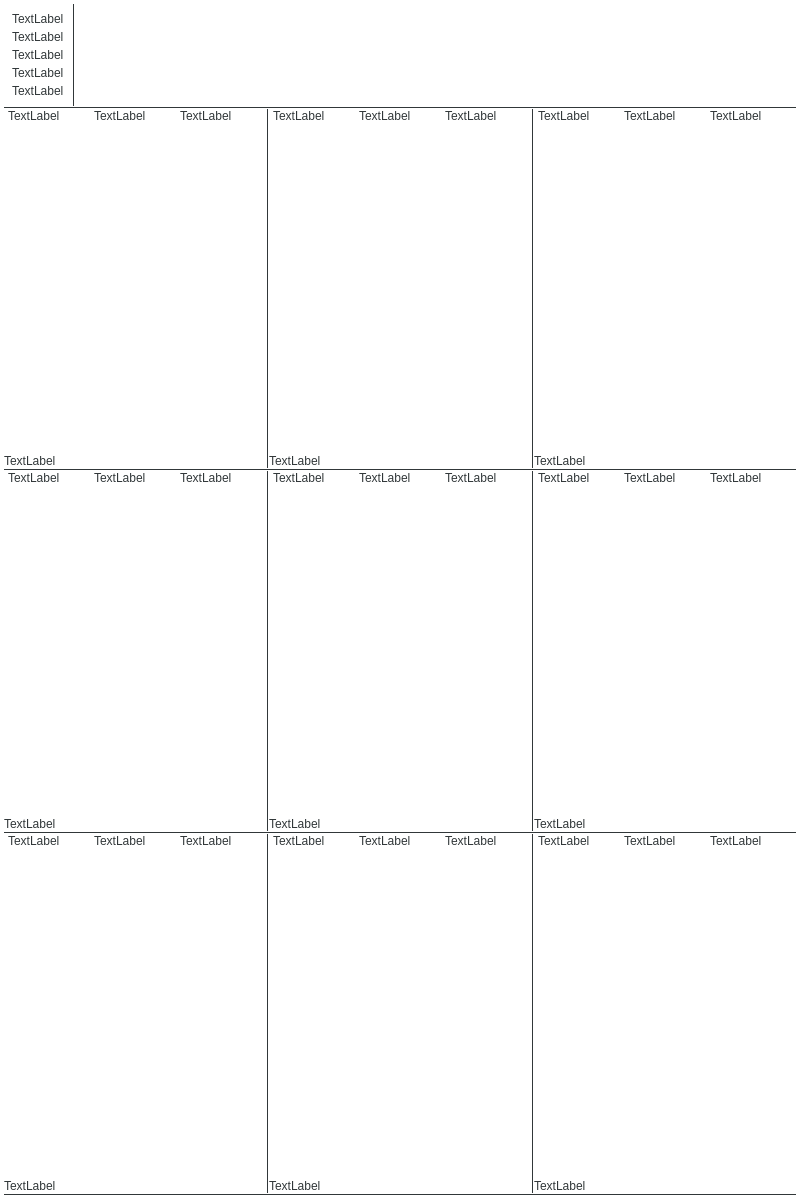
<?xml version="1.0" encoding="UTF-8"?>
<ui version="4.0">
 <class>ReportPreview</class>
 <widget class="QWidget" name="ReportPreview">
  <property name="geometry">
   <rect>
    <x>0</x>
    <y>0</y>
    <width>800</width>
    <height>1200</height>
   </rect>
  </property>
  <property name="palette">
   <palette>
    <active>
     <colorrole role="WindowText">
      <brush brushstyle="SolidPattern">
       <color alpha="255">
        <red>49</red>
        <green>55</green>
        <blue>57</blue>
       </color>
      </brush>
     </colorrole>
     <colorrole role="Button">
      <brush brushstyle="SolidPattern">
       <color alpha="255">
        <red>255</red>
        <green>255</green>
        <blue>255</blue>
       </color>
      </brush>
     </colorrole>
     <colorrole role="Midlight">
      <brush brushstyle="SolidPattern">
       <color alpha="255">
        <red>255</red>
        <green>255</green>
        <blue>255</blue>
       </color>
      </brush>
     </colorrole>
     <colorrole role="Dark">
      <brush brushstyle="SolidPattern">
       <color alpha="255">
        <red>255</red>
        <green>255</green>
        <blue>255</blue>
       </color>
      </brush>
     </colorrole>
     <colorrole role="Mid">
      <brush brushstyle="SolidPattern">
       <color alpha="255">
        <red>255</red>
        <green>255</green>
        <blue>255</blue>
       </color>
      </brush>
     </colorrole>
     <colorrole role="Text">
      <brush brushstyle="SolidPattern">
       <color alpha="255">
        <red>49</red>
        <green>55</green>
        <blue>57</blue>
       </color>
      </brush>
     </colorrole>
     <colorrole role="ButtonText">
      <brush brushstyle="SolidPattern">
       <color alpha="255">
        <red>49</red>
        <green>55</green>
        <blue>57</blue>
       </color>
      </brush>
     </colorrole>
     <colorrole role="Base">
      <brush brushstyle="SolidPattern">
       <color alpha="255">
        <red>255</red>
        <green>255</green>
        <blue>255</blue>
       </color>
      </brush>
     </colorrole>
     <colorrole role="Window">
      <brush brushstyle="SolidPattern">
       <color alpha="255">
        <red>255</red>
        <green>255</green>
        <blue>255</blue>
       </color>
      </brush>
     </colorrole>
     <colorrole role="Shadow">
      <brush brushstyle="SolidPattern">
       <color alpha="255">
        <red>255</red>
        <green>255</green>
        <blue>255</blue>
       </color>
      </brush>
     </colorrole>
     <colorrole role="AlternateBase">
      <brush brushstyle="SolidPattern">
       <color alpha="255">
        <red>255</red>
        <green>255</green>
        <blue>255</blue>
       </color>
      </brush>
     </colorrole>
    </active>
    <inactive>
     <colorrole role="WindowText">
      <brush brushstyle="SolidPattern">
       <color alpha="255">
        <red>49</red>
        <green>55</green>
        <blue>57</blue>
       </color>
      </brush>
     </colorrole>
     <colorrole role="Button">
      <brush brushstyle="SolidPattern">
       <color alpha="255">
        <red>255</red>
        <green>255</green>
        <blue>255</blue>
       </color>
      </brush>
     </colorrole>
     <colorrole role="Midlight">
      <brush brushstyle="SolidPattern">
       <color alpha="255">
        <red>255</red>
        <green>255</green>
        <blue>255</blue>
       </color>
      </brush>
     </colorrole>
     <colorrole role="Dark">
      <brush brushstyle="SolidPattern">
       <color alpha="255">
        <red>255</red>
        <green>255</green>
        <blue>255</blue>
       </color>
      </brush>
     </colorrole>
     <colorrole role="Mid">
      <brush brushstyle="SolidPattern">
       <color alpha="255">
        <red>255</red>
        <green>255</green>
        <blue>255</blue>
       </color>
      </brush>
     </colorrole>
     <colorrole role="Text">
      <brush brushstyle="SolidPattern">
       <color alpha="255">
        <red>49</red>
        <green>55</green>
        <blue>57</blue>
       </color>
      </brush>
     </colorrole>
     <colorrole role="ButtonText">
      <brush brushstyle="SolidPattern">
       <color alpha="255">
        <red>49</red>
        <green>55</green>
        <blue>57</blue>
       </color>
      </brush>
     </colorrole>
     <colorrole role="Base">
      <brush brushstyle="SolidPattern">
       <color alpha="255">
        <red>255</red>
        <green>255</green>
        <blue>255</blue>
       </color>
      </brush>
     </colorrole>
     <colorrole role="Window">
      <brush brushstyle="SolidPattern">
       <color alpha="255">
        <red>255</red>
        <green>255</green>
        <blue>255</blue>
       </color>
      </brush>
     </colorrole>
     <colorrole role="Shadow">
      <brush brushstyle="SolidPattern">
       <color alpha="255">
        <red>255</red>
        <green>255</green>
        <blue>255</blue>
       </color>
      </brush>
     </colorrole>
     <colorrole role="AlternateBase">
      <brush brushstyle="SolidPattern">
       <color alpha="255">
        <red>255</red>
        <green>255</green>
        <blue>255</blue>
       </color>
      </brush>
     </colorrole>
    </inactive>
    <disabled>
     <colorrole role="WindowText">
      <brush brushstyle="SolidPattern">
       <color alpha="255">
        <red>255</red>
        <green>255</green>
        <blue>255</blue>
       </color>
      </brush>
     </colorrole>
     <colorrole role="Button">
      <brush brushstyle="SolidPattern">
       <color alpha="255">
        <red>255</red>
        <green>255</green>
        <blue>255</blue>
       </color>
      </brush>
     </colorrole>
     <colorrole role="Midlight">
      <brush brushstyle="SolidPattern">
       <color alpha="255">
        <red>255</red>
        <green>255</green>
        <blue>255</blue>
       </color>
      </brush>
     </colorrole>
     <colorrole role="Dark">
      <brush brushstyle="SolidPattern">
       <color alpha="255">
        <red>255</red>
        <green>255</green>
        <blue>255</blue>
       </color>
      </brush>
     </colorrole>
     <colorrole role="Mid">
      <brush brushstyle="SolidPattern">
       <color alpha="255">
        <red>255</red>
        <green>255</green>
        <blue>255</blue>
       </color>
      </brush>
     </colorrole>
     <colorrole role="Text">
      <brush brushstyle="SolidPattern">
       <color alpha="255">
        <red>255</red>
        <green>255</green>
        <blue>255</blue>
       </color>
      </brush>
     </colorrole>
     <colorrole role="ButtonText">
      <brush brushstyle="SolidPattern">
       <color alpha="255">
        <red>255</red>
        <green>255</green>
        <blue>255</blue>
       </color>
      </brush>
     </colorrole>
     <colorrole role="Base">
      <brush brushstyle="SolidPattern">
       <color alpha="255">
        <red>255</red>
        <green>255</green>
        <blue>255</blue>
       </color>
      </brush>
     </colorrole>
     <colorrole role="Window">
      <brush brushstyle="SolidPattern">
       <color alpha="255">
        <red>255</red>
        <green>255</green>
        <blue>255</blue>
       </color>
      </brush>
     </colorrole>
     <colorrole role="Shadow">
      <brush brushstyle="SolidPattern">
       <color alpha="255">
        <red>255</red>
        <green>255</green>
        <blue>255</blue>
       </color>
      </brush>
     </colorrole>
     <colorrole role="AlternateBase">
      <brush brushstyle="SolidPattern">
       <color alpha="255">
        <red>255</red>
        <green>255</green>
        <blue>255</blue>
       </color>
      </brush>
     </colorrole>
    </disabled>
   </palette>
  </property>
  <property name="windowTitle">
   <string>ReportPreview</string>
  </property>
  <layout class="QVBoxLayout" name="PageLayout">
   <property name="spacing">
    <number>0</number>
   </property>
   <property name="leftMargin">
    <number>4</number>
   </property>
   <property name="topMargin">
    <number>4</number>
   </property>
   <property name="rightMargin">
    <number>4</number>
   </property>
   <property name="bottomMargin">
    <number>4</number>
   </property>
   <item>
    <layout class="QHBoxLayout" name="HeaderLayout">
     <property name="spacing">
      <number>0</number>
     </property>
     <property name="leftMargin">
      <number>0</number>
     </property>
     <property name="topMargin">
      <number>0</number>
     </property>
     <property name="rightMargin">
      <number>0</number>
     </property>
     <property name="bottomMargin">
      <number>0</number>
     </property>
     <item>
      <layout class="QVBoxLayout" name="ProjectInfoLayout">
       <property name="spacing">
        <number>4</number>
       </property>
       <property name="leftMargin">
        <number>8</number>
       </property>
       <property name="topMargin">
        <number>8</number>
       </property>
       <property name="rightMargin">
        <number>8</number>
       </property>
       <property name="bottomMargin">
        <number>8</number>
       </property>
       <item>
        <widget class="QLabel" name="label">
         <property name="sizePolicy">
          <sizepolicy hsizetype="Preferred" vsizetype="Maximum">
           <horstretch>0</horstretch>
           <verstretch>0</verstretch>
          </sizepolicy>
         </property>
         <property name="text">
          <string>TextLabel</string>
         </property>
        </widget>
       </item>
       <item>
        <widget class="QLabel" name="label_2">
         <property name="sizePolicy">
          <sizepolicy hsizetype="Preferred" vsizetype="Maximum">
           <horstretch>0</horstretch>
           <verstretch>0</verstretch>
          </sizepolicy>
         </property>
         <property name="text">
          <string>TextLabel</string>
         </property>
        </widget>
       </item>
       <item>
        <widget class="QLabel" name="label_3">
         <property name="sizePolicy">
          <sizepolicy hsizetype="Preferred" vsizetype="Maximum">
           <horstretch>0</horstretch>
           <verstretch>0</verstretch>
          </sizepolicy>
         </property>
         <property name="text">
          <string>TextLabel</string>
         </property>
        </widget>
       </item>
       <item>
        <widget class="QLabel" name="label_4">
         <property name="sizePolicy">
          <sizepolicy hsizetype="Preferred" vsizetype="Maximum">
           <horstretch>0</horstretch>
           <verstretch>0</verstretch>
          </sizepolicy>
         </property>
         <property name="text">
          <string>TextLabel</string>
         </property>
        </widget>
       </item>
       <item>
        <widget class="QLabel" name="label_5">
         <property name="sizePolicy">
          <sizepolicy hsizetype="Preferred" vsizetype="Maximum">
           <horstretch>0</horstretch>
           <verstretch>0</verstretch>
          </sizepolicy>
         </property>
         <property name="text">
          <string>TextLabel</string>
         </property>
        </widget>
       </item>
      </layout>
     </item>
     <item>
      <widget class="Line" name="line_2">
       <property name="frameShadow">
        <enum>QFrame::Plain</enum>
       </property>
       <property name="orientation">
        <enum>Qt::Vertical</enum>
       </property>
      </widget>
     </item>
     <item>
      <widget class="QWidget" name="BigImageWidget" native="true">
       <property name="sizePolicy">
        <sizepolicy hsizetype="MinimumExpanding" vsizetype="Preferred">
         <horstretch>0</horstretch>
         <verstretch>0</verstretch>
        </sizepolicy>
       </property>
      </widget>
     </item>
    </layout>
   </item>
   <item>
    <layout class="QVBoxLayout" name="PiecesLayout">
     <property name="spacing">
      <number>0</number>
     </property>
     <item>
      <widget class="Line" name="line">
       <property name="frameShadow">
        <enum>QFrame::Plain</enum>
       </property>
       <property name="orientation">
        <enum>Qt::Horizontal</enum>
       </property>
      </widget>
     </item>
     <item>
      <layout class="QHBoxLayout" name="PiecesRowLayout">
       <property name="spacing">
        <number>0</number>
       </property>
       <item>
        <layout class="QVBoxLayout" name="ImageLayout">
         <property name="spacing">
          <number>0</number>
         </property>
         <item>
          <layout class="QHBoxLayout" name="ImageHeaderLayout">
           <property name="spacing">
            <number>0</number>
           </property>
           <property name="leftMargin">
            <number>4</number>
           </property>
           <item>
            <widget class="QLabel" name="label_8">
             <property name="sizePolicy">
              <sizepolicy hsizetype="Ignored" vsizetype="Maximum">
               <horstretch>0</horstretch>
               <verstretch>0</verstretch>
              </sizepolicy>
             </property>
             <property name="text">
              <string>TextLabel</string>
             </property>
            </widget>
           </item>
           <item>
            <widget class="QLabel" name="label_9">
             <property name="sizePolicy">
              <sizepolicy hsizetype="Ignored" vsizetype="Maximum">
               <horstretch>0</horstretch>
               <verstretch>0</verstretch>
              </sizepolicy>
             </property>
             <property name="text">
              <string>TextLabel</string>
             </property>
            </widget>
           </item>
           <item>
            <widget class="QLabel" name="label_7">
             <property name="sizePolicy">
              <sizepolicy hsizetype="Ignored" vsizetype="Maximum">
               <horstretch>0</horstretch>
               <verstretch>0</verstretch>
              </sizepolicy>
             </property>
             <property name="text">
              <string>TextLabel</string>
             </property>
            </widget>
           </item>
          </layout>
         </item>
         <item>
          <widget class="QWidget" name="widget_6" native="true">
           <property name="sizePolicy">
            <sizepolicy hsizetype="Preferred" vsizetype="MinimumExpanding">
             <horstretch>0</horstretch>
             <verstretch>0</verstretch>
            </sizepolicy>
           </property>
           <widget class="QLabel" name="label_10">
            <property name="geometry">
             <rect>
              <x>140</x>
              <y>100</y>
              <width>71</width>
              <height>20</height>
             </rect>
            </property>
            <property name="text">
             <string/>
            </property>
           </widget>
          </widget>
         </item>
         <item>
          <widget class="QLabel" name="label_6">
           <property name="sizePolicy">
            <sizepolicy hsizetype="Ignored" vsizetype="Maximum">
             <horstretch>0</horstretch>
             <verstretch>0</verstretch>
            </sizepolicy>
           </property>
           <property name="text">
            <string>TextLabel</string>
           </property>
          </widget>
         </item>
        </layout>
       </item>
       <item>
        <widget class="Line" name="line_2">
         <property name="sizePolicy">
          <sizepolicy hsizetype="Fixed" vsizetype="Minimum">
           <horstretch>0</horstretch>
           <verstretch>0</verstretch>
          </sizepolicy>
         </property>
         <property name="frameShadow">
          <enum>QFrame::Plain</enum>
         </property>
         <property name="orientation">
          <enum>Qt::Vertical</enum>
         </property>
        </widget>
       </item>
       <item>
        <layout class="QVBoxLayout" name="ImageLayout">
         <property name="spacing">
          <number>0</number>
         </property>
         <item>
          <layout class="QHBoxLayout" name="ImageHeaderLayout_2">
           <property name="spacing">
            <number>0</number>
           </property>
           <property name="leftMargin">
            <number>4</number>
           </property>
           <item>
            <widget class="QLabel" name="label_8">
             <property name="sizePolicy">
              <sizepolicy hsizetype="Ignored" vsizetype="Maximum">
               <horstretch>0</horstretch>
               <verstretch>0</verstretch>
              </sizepolicy>
             </property>
             <property name="text">
              <string>TextLabel</string>
             </property>
            </widget>
           </item>
           <item>
            <widget class="QLabel" name="label_9">
             <property name="sizePolicy">
              <sizepolicy hsizetype="Ignored" vsizetype="Maximum">
               <horstretch>0</horstretch>
               <verstretch>0</verstretch>
              </sizepolicy>
             </property>
             <property name="text">
              <string>TextLabel</string>
             </property>
            </widget>
           </item>
           <item>
            <widget class="QLabel" name="label_7">
             <property name="sizePolicy">
              <sizepolicy hsizetype="Ignored" vsizetype="Maximum">
               <horstretch>0</horstretch>
               <verstretch>0</verstretch>
              </sizepolicy>
             </property>
             <property name="text">
              <string>TextLabel</string>
             </property>
            </widget>
           </item>
          </layout>
         </item>
         <item>
          <widget class="QWidget" name="widget_6" native="true">
           <property name="sizePolicy">
            <sizepolicy hsizetype="Preferred" vsizetype="MinimumExpanding">
             <horstretch>0</horstretch>
             <verstretch>0</verstretch>
            </sizepolicy>
           </property>
          </widget>
         </item>
         <item>
          <widget class="QLabel" name="label_6">
           <property name="sizePolicy">
            <sizepolicy hsizetype="Ignored" vsizetype="Maximum">
             <horstretch>0</horstretch>
             <verstretch>0</verstretch>
            </sizepolicy>
           </property>
           <property name="text">
            <string>TextLabel</string>
           </property>
          </widget>
         </item>
        </layout>
       </item>
       <item>
        <widget class="Line" name="line_2">
         <property name="frameShadow">
          <enum>QFrame::Plain</enum>
         </property>
         <property name="orientation">
          <enum>Qt::Vertical</enum>
         </property>
        </widget>
       </item>
       <item>
        <layout class="QVBoxLayout" name="ImageLayout">
         <property name="spacing">
          <number>0</number>
         </property>
         <item>
          <layout class="QHBoxLayout" name="ImageHeaderLayout_3">
           <property name="spacing">
            <number>0</number>
           </property>
           <property name="leftMargin">
            <number>4</number>
           </property>
           <item>
            <widget class="QLabel" name="label_8">
             <property name="sizePolicy">
              <sizepolicy hsizetype="Ignored" vsizetype="Maximum">
               <horstretch>0</horstretch>
               <verstretch>0</verstretch>
              </sizepolicy>
             </property>
             <property name="text">
              <string>TextLabel</string>
             </property>
            </widget>
           </item>
           <item>
            <widget class="QLabel" name="label_9">
             <property name="sizePolicy">
              <sizepolicy hsizetype="Ignored" vsizetype="Maximum">
               <horstretch>0</horstretch>
               <verstretch>0</verstretch>
              </sizepolicy>
             </property>
             <property name="text">
              <string>TextLabel</string>
             </property>
            </widget>
           </item>
           <item>
            <widget class="QLabel" name="label_7">
             <property name="sizePolicy">
              <sizepolicy hsizetype="Ignored" vsizetype="Maximum">
               <horstretch>0</horstretch>
               <verstretch>0</verstretch>
              </sizepolicy>
             </property>
             <property name="text">
              <string>TextLabel</string>
             </property>
            </widget>
           </item>
          </layout>
         </item>
         <item>
          <widget class="QWidget" name="widget_6" native="true">
           <property name="sizePolicy">
            <sizepolicy hsizetype="Preferred" vsizetype="MinimumExpanding">
             <horstretch>0</horstretch>
             <verstretch>0</verstretch>
            </sizepolicy>
           </property>
          </widget>
         </item>
         <item>
          <widget class="QLabel" name="label_6">
           <property name="sizePolicy">
            <sizepolicy hsizetype="Ignored" vsizetype="Maximum">
             <horstretch>0</horstretch>
             <verstretch>0</verstretch>
            </sizepolicy>
           </property>
           <property name="text">
            <string>TextLabel</string>
           </property>
          </widget>
         </item>
        </layout>
       </item>
      </layout>
     </item>
     <item>
      <widget class="Line" name="line">
       <property name="frameShadow">
        <enum>QFrame::Plain</enum>
       </property>
       <property name="orientation">
        <enum>Qt::Horizontal</enum>
       </property>
      </widget>
     </item>
     <item>
      <layout class="QHBoxLayout" name="PiecesRowLayout">
       <property name="spacing">
        <number>0</number>
       </property>
       <item>
        <layout class="QVBoxLayout" name="ImageLayout">
         <property name="spacing">
          <number>0</number>
         </property>
         <item>
          <layout class="QHBoxLayout" name="ImageHeaderLayout">
           <property name="spacing">
            <number>0</number>
           </property>
           <property name="leftMargin">
            <number>4</number>
           </property>
           <item>
            <widget class="QLabel" name="label_8">
             <property name="sizePolicy">
              <sizepolicy hsizetype="Ignored" vsizetype="Maximum">
               <horstretch>0</horstretch>
               <verstretch>0</verstretch>
              </sizepolicy>
             </property>
             <property name="text">
              <string>TextLabel</string>
             </property>
            </widget>
           </item>
           <item>
            <widget class="QLabel" name="label_9">
             <property name="sizePolicy">
              <sizepolicy hsizetype="Ignored" vsizetype="Maximum">
               <horstretch>0</horstretch>
               <verstretch>0</verstretch>
              </sizepolicy>
             </property>
             <property name="text">
              <string>TextLabel</string>
             </property>
            </widget>
           </item>
           <item>
            <widget class="QLabel" name="label_7">
             <property name="sizePolicy">
              <sizepolicy hsizetype="Ignored" vsizetype="Maximum">
               <horstretch>0</horstretch>
               <verstretch>0</verstretch>
              </sizepolicy>
             </property>
             <property name="text">
              <string>TextLabel</string>
             </property>
            </widget>
           </item>
          </layout>
         </item>
         <item>
          <widget class="QWidget" name="widget_6" native="true">
           <property name="sizePolicy">
            <sizepolicy hsizetype="Preferred" vsizetype="MinimumExpanding">
             <horstretch>0</horstretch>
             <verstretch>0</verstretch>
            </sizepolicy>
           </property>
          </widget>
         </item>
         <item>
          <widget class="QLabel" name="label_6">
           <property name="sizePolicy">
            <sizepolicy hsizetype="Ignored" vsizetype="Maximum">
             <horstretch>0</horstretch>
             <verstretch>0</verstretch>
            </sizepolicy>
           </property>
           <property name="text">
            <string>TextLabel</string>
           </property>
          </widget>
         </item>
        </layout>
       </item>
       <item>
        <widget class="Line" name="line_2">
         <property name="sizePolicy">
          <sizepolicy hsizetype="Fixed" vsizetype="Minimum">
           <horstretch>0</horstretch>
           <verstretch>0</verstretch>
          </sizepolicy>
         </property>
         <property name="frameShadow">
          <enum>QFrame::Plain</enum>
         </property>
         <property name="orientation">
          <enum>Qt::Vertical</enum>
         </property>
        </widget>
       </item>
       <item>
        <layout class="QVBoxLayout" name="ImageLayout">
         <property name="spacing">
          <number>0</number>
         </property>
         <item>
          <layout class="QHBoxLayout" name="ImageHeaderLayout_2">
           <property name="spacing">
            <number>0</number>
           </property>
           <property name="leftMargin">
            <number>4</number>
           </property>
           <item>
            <widget class="QLabel" name="label_8">
             <property name="sizePolicy">
              <sizepolicy hsizetype="Ignored" vsizetype="Maximum">
               <horstretch>0</horstretch>
               <verstretch>0</verstretch>
              </sizepolicy>
             </property>
             <property name="text">
              <string>TextLabel</string>
             </property>
            </widget>
           </item>
           <item>
            <widget class="QLabel" name="label_9">
             <property name="sizePolicy">
              <sizepolicy hsizetype="Ignored" vsizetype="Maximum">
               <horstretch>0</horstretch>
               <verstretch>0</verstretch>
              </sizepolicy>
             </property>
             <property name="text">
              <string>TextLabel</string>
             </property>
            </widget>
           </item>
           <item>
            <widget class="QLabel" name="label_7">
             <property name="sizePolicy">
              <sizepolicy hsizetype="Ignored" vsizetype="Maximum">
               <horstretch>0</horstretch>
               <verstretch>0</verstretch>
              </sizepolicy>
             </property>
             <property name="text">
              <string>TextLabel</string>
             </property>
            </widget>
           </item>
          </layout>
         </item>
         <item>
          <widget class="QWidget" name="widget_6" native="true">
           <property name="sizePolicy">
            <sizepolicy hsizetype="Preferred" vsizetype="MinimumExpanding">
             <horstretch>0</horstretch>
             <verstretch>0</verstretch>
            </sizepolicy>
           </property>
          </widget>
         </item>
         <item>
          <widget class="QLabel" name="label_6">
           <property name="sizePolicy">
            <sizepolicy hsizetype="Ignored" vsizetype="Maximum">
             <horstretch>0</horstretch>
             <verstretch>0</verstretch>
            </sizepolicy>
           </property>
           <property name="text">
            <string>TextLabel</string>
           </property>
          </widget>
         </item>
        </layout>
       </item>
       <item>
        <widget class="Line" name="line_2">
         <property name="frameShadow">
          <enum>QFrame::Plain</enum>
         </property>
         <property name="orientation">
          <enum>Qt::Vertical</enum>
         </property>
        </widget>
       </item>
       <item>
        <layout class="QVBoxLayout" name="ImageLayout">
         <property name="spacing">
          <number>0</number>
         </property>
         <item>
          <layout class="QHBoxLayout" name="ImageHeaderLayout_3">
           <property name="spacing">
            <number>0</number>
           </property>
           <property name="leftMargin">
            <number>4</number>
           </property>
           <item>
            <widget class="QLabel" name="label_8">
             <property name="sizePolicy">
              <sizepolicy hsizetype="Ignored" vsizetype="Maximum">
               <horstretch>0</horstretch>
               <verstretch>0</verstretch>
              </sizepolicy>
             </property>
             <property name="text">
              <string>TextLabel</string>
             </property>
            </widget>
           </item>
           <item>
            <widget class="QLabel" name="label_9">
             <property name="sizePolicy">
              <sizepolicy hsizetype="Ignored" vsizetype="Maximum">
               <horstretch>0</horstretch>
               <verstretch>0</verstretch>
              </sizepolicy>
             </property>
             <property name="text">
              <string>TextLabel</string>
             </property>
            </widget>
           </item>
           <item>
            <widget class="QLabel" name="label_7">
             <property name="sizePolicy">
              <sizepolicy hsizetype="Ignored" vsizetype="Maximum">
               <horstretch>0</horstretch>
               <verstretch>0</verstretch>
              </sizepolicy>
             </property>
             <property name="text">
              <string>TextLabel</string>
             </property>
            </widget>
           </item>
          </layout>
         </item>
         <item>
          <widget class="QWidget" name="widget_6" native="true">
           <property name="sizePolicy">
            <sizepolicy hsizetype="Preferred" vsizetype="MinimumExpanding">
             <horstretch>0</horstretch>
             <verstretch>0</verstretch>
            </sizepolicy>
           </property>
          </widget>
         </item>
         <item>
          <widget class="QLabel" name="label_6">
           <property name="sizePolicy">
            <sizepolicy hsizetype="Ignored" vsizetype="Maximum">
             <horstretch>0</horstretch>
             <verstretch>0</verstretch>
            </sizepolicy>
           </property>
           <property name="text">
            <string>TextLabel</string>
           </property>
          </widget>
         </item>
        </layout>
       </item>
      </layout>
     </item>
     <item>
      <widget class="Line" name="line">
       <property name="frameShadow">
        <enum>QFrame::Plain</enum>
       </property>
       <property name="orientation">
        <enum>Qt::Horizontal</enum>
       </property>
      </widget>
     </item>
     <item>
      <layout class="QHBoxLayout" name="PiecesRowLayout">
       <property name="spacing">
        <number>0</number>
       </property>
       <item>
        <layout class="QVBoxLayout" name="ImageLayout">
         <property name="spacing">
          <number>0</number>
         </property>
         <item>
          <layout class="QHBoxLayout" name="ImageHeaderLayout">
           <property name="spacing">
            <number>0</number>
           </property>
           <property name="leftMargin">
            <number>4</number>
           </property>
           <item>
            <widget class="QLabel" name="label_8">
             <property name="sizePolicy">
              <sizepolicy hsizetype="Ignored" vsizetype="Maximum">
               <horstretch>0</horstretch>
               <verstretch>0</verstretch>
              </sizepolicy>
             </property>
             <property name="text">
              <string>TextLabel</string>
             </property>
            </widget>
           </item>
           <item>
            <widget class="QLabel" name="label_9">
             <property name="sizePolicy">
              <sizepolicy hsizetype="Ignored" vsizetype="Maximum">
               <horstretch>0</horstretch>
               <verstretch>0</verstretch>
              </sizepolicy>
             </property>
             <property name="text">
              <string>TextLabel</string>
             </property>
            </widget>
           </item>
           <item>
            <widget class="QLabel" name="label_7">
             <property name="sizePolicy">
              <sizepolicy hsizetype="Ignored" vsizetype="Maximum">
               <horstretch>0</horstretch>
               <verstretch>0</verstretch>
              </sizepolicy>
             </property>
             <property name="text">
              <string>TextLabel</string>
             </property>
            </widget>
           </item>
          </layout>
         </item>
         <item>
          <widget class="QWidget" name="widget_6" native="true">
           <property name="sizePolicy">
            <sizepolicy hsizetype="Preferred" vsizetype="MinimumExpanding">
             <horstretch>0</horstretch>
             <verstretch>0</verstretch>
            </sizepolicy>
           </property>
          </widget>
         </item>
         <item>
          <widget class="QLabel" name="label_6">
           <property name="sizePolicy">
            <sizepolicy hsizetype="Ignored" vsizetype="Maximum">
             <horstretch>0</horstretch>
             <verstretch>0</verstretch>
            </sizepolicy>
           </property>
           <property name="text">
            <string>TextLabel</string>
           </property>
          </widget>
         </item>
        </layout>
       </item>
       <item>
        <widget class="Line" name="line_2">
         <property name="sizePolicy">
          <sizepolicy hsizetype="Fixed" vsizetype="Minimum">
           <horstretch>0</horstretch>
           <verstretch>0</verstretch>
          </sizepolicy>
         </property>
         <property name="frameShadow">
          <enum>QFrame::Plain</enum>
         </property>
         <property name="orientation">
          <enum>Qt::Vertical</enum>
         </property>
        </widget>
       </item>
       <item>
        <layout class="QVBoxLayout" name="ImageLayout">
         <property name="spacing">
          <number>0</number>
         </property>
         <item>
          <layout class="QHBoxLayout" name="ImageHeaderLayout_2">
           <property name="spacing">
            <number>0</number>
           </property>
           <property name="leftMargin">
            <number>4</number>
           </property>
           <item>
            <widget class="QLabel" name="label_8">
             <property name="sizePolicy">
              <sizepolicy hsizetype="Ignored" vsizetype="Maximum">
               <horstretch>0</horstretch>
               <verstretch>0</verstretch>
              </sizepolicy>
             </property>
             <property name="text">
              <string>TextLabel</string>
             </property>
            </widget>
           </item>
           <item>
            <widget class="QLabel" name="label_9">
             <property name="sizePolicy">
              <sizepolicy hsizetype="Ignored" vsizetype="Maximum">
               <horstretch>0</horstretch>
               <verstretch>0</verstretch>
              </sizepolicy>
             </property>
             <property name="text">
              <string>TextLabel</string>
             </property>
            </widget>
           </item>
           <item>
            <widget class="QLabel" name="label_7">
             <property name="sizePolicy">
              <sizepolicy hsizetype="Ignored" vsizetype="Maximum">
               <horstretch>0</horstretch>
               <verstretch>0</verstretch>
              </sizepolicy>
             </property>
             <property name="text">
              <string>TextLabel</string>
             </property>
            </widget>
           </item>
          </layout>
         </item>
         <item>
          <widget class="QWidget" name="widget_6" native="true">
           <property name="sizePolicy">
            <sizepolicy hsizetype="Preferred" vsizetype="MinimumExpanding">
             <horstretch>0</horstretch>
             <verstretch>0</verstretch>
            </sizepolicy>
           </property>
          </widget>
         </item>
         <item>
          <widget class="QLabel" name="label_6">
           <property name="sizePolicy">
            <sizepolicy hsizetype="Ignored" vsizetype="Maximum">
             <horstretch>0</horstretch>
             <verstretch>0</verstretch>
            </sizepolicy>
           </property>
           <property name="text">
            <string>TextLabel</string>
           </property>
          </widget>
         </item>
        </layout>
       </item>
       <item>
        <widget class="Line" name="line_2">
         <property name="frameShadow">
          <enum>QFrame::Plain</enum>
         </property>
         <property name="orientation">
          <enum>Qt::Vertical</enum>
         </property>
        </widget>
       </item>
       <item>
        <layout class="QVBoxLayout" name="ImageLayout">
         <property name="spacing">
          <number>0</number>
         </property>
         <item>
          <layout class="QHBoxLayout" name="ImageHeaderLayout_3">
           <property name="spacing">
            <number>0</number>
           </property>
           <property name="leftMargin">
            <number>4</number>
           </property>
           <item>
            <widget class="QLabel" name="label_8">
             <property name="sizePolicy">
              <sizepolicy hsizetype="Ignored" vsizetype="Maximum">
               <horstretch>0</horstretch>
               <verstretch>0</verstretch>
              </sizepolicy>
             </property>
             <property name="text">
              <string>TextLabel</string>
             </property>
            </widget>
           </item>
           <item>
            <widget class="QLabel" name="label_9">
             <property name="sizePolicy">
              <sizepolicy hsizetype="Ignored" vsizetype="Maximum">
               <horstretch>0</horstretch>
               <verstretch>0</verstretch>
              </sizepolicy>
             </property>
             <property name="text">
              <string>TextLabel</string>
             </property>
            </widget>
           </item>
           <item>
            <widget class="QLabel" name="label_7">
             <property name="sizePolicy">
              <sizepolicy hsizetype="Ignored" vsizetype="Maximum">
               <horstretch>0</horstretch>
               <verstretch>0</verstretch>
              </sizepolicy>
             </property>
             <property name="text">
              <string>TextLabel</string>
             </property>
            </widget>
           </item>
          </layout>
         </item>
         <item>
          <widget class="QWidget" name="widget_6" native="true">
           <property name="sizePolicy">
            <sizepolicy hsizetype="Preferred" vsizetype="MinimumExpanding">
             <horstretch>0</horstretch>
             <verstretch>0</verstretch>
            </sizepolicy>
           </property>
          </widget>
         </item>
         <item>
          <widget class="QLabel" name="label_6">
           <property name="sizePolicy">
            <sizepolicy hsizetype="Ignored" vsizetype="Maximum">
             <horstretch>0</horstretch>
             <verstretch>0</verstretch>
            </sizepolicy>
           </property>
           <property name="text">
            <string>TextLabel</string>
           </property>
          </widget>
         </item>
        </layout>
       </item>
      </layout>
     </item>
     <item>
      <widget class="Line" name="line">
       <property name="frameShadow">
        <enum>QFrame::Plain</enum>
       </property>
       <property name="orientation">
        <enum>Qt::Horizontal</enum>
       </property>
      </widget>
     </item>
    </layout>
   </item>
  </layout>
 </widget>
 <layoutdefault spacing="0" margin="0"/>
 <resources/>
 <connections/>
</ui>
